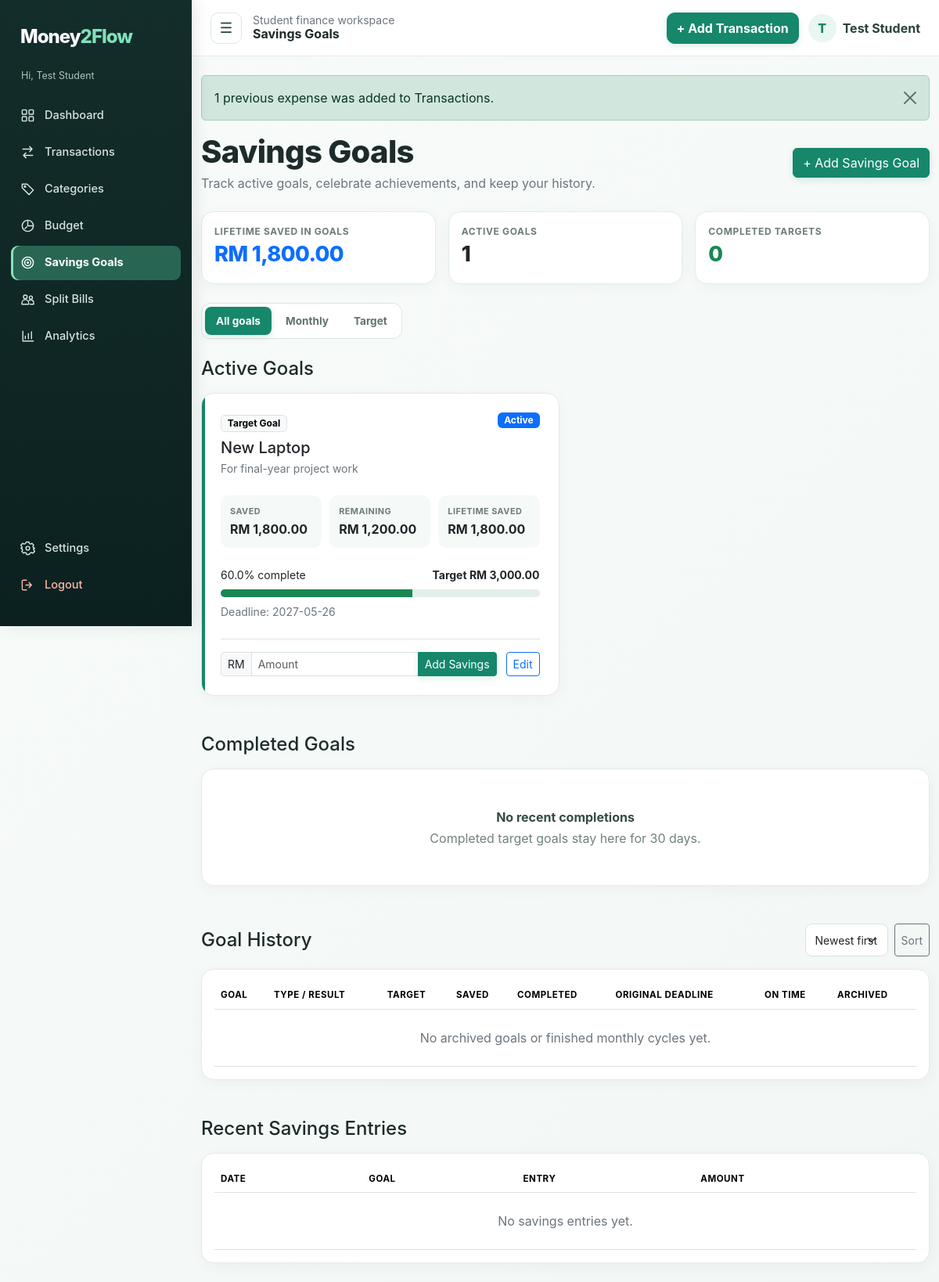
Screenshot of /savings/index.php (signed in) with the database file from the repository.
### tables this page shows
CREATE TABLE savings_goals (id INT UNSIGNED AUTO_INCREMENT PRIMARY KEY,user_id INT UNSIGNED NOT NULL,goal_name VARCHAR(150) NOT NULL,goal_type ENUM('Monthly','Target') NOT NULL DEFAULT 'Target',target_amount DECIMAL(12,2) NOT NULL,current_amount DECIMAL(12,2) NOT NULL DEFAULT 0,target_date DATE NULL,description VARCHAR(500) NULL,status ENUM('Active','Completed','Archived') NOT NULL DEFAULT 'Active',completed_at DATETIME NULL,archived_at DATE NULL,cycle_month CHAR(7) NULL,monthly_cycle_amount DECIMAL(12,2) NOT NULL DEFAULT 0,created_at TIMESTAMP DEFAULT CURRENT_TIMESTAMP,INDEX ix_goals_user_type(user_id,goal_type),INDEX ix_goals_status_archive(status,completed_at),CONSTRAINT fk_goals_user FOREIGN KEY(user_id) REFERENCES users(id) ON DELETE CASCADE,CONSTRAINT chk_goal_target_positive CHECK(target_amount>0),CONSTRAINT chk_goal_current_nonnegative CHECK(current_amount>=0));

### config/database.php (called while the page is built, shortened)
<?php
function db(): PDO {
    static $pdo = null;
    if ($pdo === null) {
        $pdo = new PDO('mysql:host=' . DB_HOST . ';dbname=' . DB_NAME . ';charset=utf8mb4', DB_USER, DB_PASS, [
            PDO::ATTR_ERRMODE => PDO::ERRMODE_EXCEPTION,
            PDO::ATTR_DEFAULT_FETCH_MODE => PDO::FETCH_ASSOC,
            PDO::ATTR_EMULATE_PREPARES => false,
        ]);
    }
    return $pdo;
}

### includes/auth.php (called while the page is built, shortened)
<?php
require_once __DIR__ . '/../config/database.php';
function e(?string $value): string { return htmlspecialchars((string)$value, ENT_QUOTES, 'UTF-8'); }
function currency($number): string { return 'RM ' . number_format((float)$number, 2); }

### savings/index.php (the view, shortened to what this page needs)
<?php
$typeFilter = in_array($_GET['type'] ?? 'All', ['All', 'Monthly', 'Target'], true) ? ($_GET['type'] ?? 'All') : 'All';
$statement = db()->prepare('SELECT * FROM savings_goals WHERE user_id=?' . ($typeFilter === 'All' ? '' : ' AND goal_type=?') . ' ORDER BY status,goal_type,target_date IS NULL,target_date,id DESC');
$statement->execute($typeFilter === 'All' ? [user_id()] : [user_id(), $typeFilter]);
$allGoals = $statement->fetchAll();
$activeGoals = array_values(array_filter($allGoals, fn($goal) => $goal['status'] === 'Active'));
$completedGoals = array_values(array_filter($allGoals, fn($goal) => $goal['status'] === 'Completed'));
$archivedGoals = array_values(array_filter($allGoals, fn($goal) => $goal['status'] === 'Archived'));
$savedStatement = db()->prepare('SELECT COALESCE(SUM(current_amount),0) FROM savings_goals WHERE user_id=?');
$savedStatement->execute([user_id()]);
$savedTotal = (float)$savedStatement->fetchColumn();
$currentMonth = savings_clock()->format('Y-m');
$statement = db()->prepare("SELECT * FROM savings_goal_monthly_history WHERE user_id=? AND cycle_month=? AND result='Achieved' AND closed_at IS NULL ORDER BY completed_at DESC");
$statement->execute([user_id(), $currentMonth]);
$monthlyAchievements = $typeFilter === 'Target' ? [] : $statement->fetchAll();
$historyRows = [];
$sort = ($_GET['sort'] ?? '') === 'oldest' ? 'oldest' : 'recent';
usort($historyRows, fn($a, $b) => $sort === 'oldest' ? strcmp($a['archived'], $b['archived']) : strcmp($b['archived'], $a['archived']));
$statement = db()->prepare('SELECT c.*,g.goal_name FROM savings_goal_contributions c JOIN savings_goals g ON g.id=c.goal_id AND g.user_id=c.user_id WHERE c.user_id=? ORDER BY c.contribution_at DESC,c.contribution_id DESC LIMIT 10');
$statement->execute([user_id()]);
$recentContributions = $statement->fetchAll();
require_once __DIR__ . '/../includes/header.php';
?>
<div class="d-flex flex-wrap justify-content-between align-items-center gap-3 mb-4"><div><h1 class="page-title mb-1">Savings Goals</h1><p class="text-secondary mb-0">Track active goals, celebrate achievements, and keep your history.</p></div><button class="btn btn-primary" data-bs-toggle="collapse" data-bs-target="#savingsForm">+ Add Savings Goal</button></div>
<div class="row g-3 mb-4"><div class="col-md-4"><div class="card p-3 h-100"><div class="metric-label">Lifetime saved in goals</div><div class="metric text-primary"><?= currency($savedTotal) ?></div></div></div><div class="col-md-4"><div class="card p-3 h-100"><div class="metric-label">Active goals</div><div class="metric"><?= count($activeGoals) ?></div></div></div><div class="col-md-4"><div class="card p-3 h-100"><div class="metric-label">Completed targets</div><div class="metric text-success"><?= count($completedGoals) + count($archivedGoals) ?></div></div></div></div>
<div class="period-switch mb-4" aria-label="Savings goal filter"><?php foreach (['All','Monthly','Target'] as $filter): ?><a class="<?= $typeFilter === $filter ? 'active' : '' ?>" href="?type=<?= e($filter) ?>"><?= e($filter === 'All' ? 'All goals' : $filter) ?></a><?php endforeach; ?></div>
<h2 class="h4 mb-3">Active Goals</h2><div class="row g-3 mb-5">
<?php foreach ($activeGoals as $goal): $current = (float)($goal['goal_type'] === 'Monthly' ? $goal['monthly_cycle_amount'] : $goal['current_amount']); $targetValue = (float)$goal['target_amount']; $percent = min(100, $targetValue > 0 ? $current / $targetValue * 100 : 0); $reached = $goal['goal_type'] === 'Monthly' && $current >= $targetValue; ?>
<div class="col-xl-6"><article class="card p-4 h-100 savings-card savings-<?= $reached ? 'success' : 'primary' ?>"><div class="d-flex justify-content-between gap-2"><div><span class="badge text-bg-light border mb-2"><?= e($goal['goal_type']) ?> Goal</span><h3 class="h5 mb-1"><?= e($goal['goal_name']) ?></h3><p class="small text-secondary mb-0"><?= e($goal['description'] ?: 'No description added.') ?></p></div><span class="badge text-bg-<?= $reached ? 'success' : 'primary' ?> align-self-start"><?= $reached ? 'This month achieved' : 'Active' ?></span></div><div class="savings-figures my-4"><div><span><?= $goal['goal_type'] === 'Monthly' ? 'Saved this month' : 'Saved' ?></span><strong><?= currency($current) ?></strong></div><div><span>Remaining</span><strong><?= currency(max(0, $targetValue - $current)) ?></strong></div><div><span>Lifetime saved</span><strong><?= currency($goal['current_amount']) ?></strong></div></div><div class="d-flex justify-content-between small mb-2"><span><?= number_format($targetValue > 0 ? $current / $targetValue * 100 : 0, 1) ?>% complete</span><strong>Target <?= currency($targetValue) ?></strong></div><div class="progress"><div class="progress-bar bg-success" style="width:<?= $percent ?>%"></div></div><div class="small text-secondary mt-2"><?= $goal['goal_type'] === 'Target' ? 'Deadline: ' . e($goal['target_date'] ?: 'none') : 'Progress resets each month; lifetime savings stay recorded.' ?></div><div class="savings-actions mt-4 pt-3 border-top"><form method="post" class="d-flex gap-2 flex-grow-1"><input type="hidden" name="csrf" value="<?= e(csrf()) ?>"><input type="hidden" name="action" value="deposit"><input type="hidden" name="id" value="<?= (int)$goal['id'] ?>"><div class="input-group input-group-sm"><span class="input-group-text">RM</span><input class="form-control" name="contribution" type="number" min="0.01" max="9999999999.99" step="0.01" required aria-label="Amount to add" placeholder="Amount"><button class="btn btn-primary">Add Savings</button></div></form><div class="text-nowrap"><a class="btn btn-sm btn-outline-primary" href="?edit=<?= (int)$goal['id'] ?>#savingsForm">Edit</a><?php if (savings_cents($goal['current_amount']) === 0): ?> <form method="post" class="d-inline"><input type="hidden" name="csrf" value="<?= e(csrf()) ?>"><input type="hidden" name="action" value="delete"><input type="hidden" name="id" value="<?= (int)$goal['id'] ?>"><button class="btn btn-sm btn-outline-danger" data-confirm="Delete this empty goal?">Delete</button></form><?php endif; ?></div></div></article></div>
<?php endforeach; ?><?php if (!$activeGoals): ?><div class="col-12"><div class="card empty-state"><strong>No active goals</strong><span>Add a new goal to start saving.</span></div></div><?php endif; ?></div>
<h2 class="h4 mb-3">Completed Goals</h2><div class="row g-3 mb-5">
<?php if (!$completedGoals && !$monthlyAchievements): ?><div class="col-12"><div class="card empty-state"><strong>No recent completions</strong><span>Completed target goals stay here for 30 days.</span></div></div><?php endif; ?></div>
<div class="d-flex flex-wrap justify-content-between align-items-center gap-2 mb-3" id="goalHistory"><h2 class="h4 mb-0">Goal History</h2><form class="d-flex gap-2"><select id="history_sort" class="form-select form-select-sm" name="sort"><option value="recent" <?= $sort === 'recent' ? 'selected' : '' ?>>Newest first</option></select><button class="btn btn-sm btn-outline-secondary">Sort</button></form></div>
<div class="card p-3 mb-5 table-responsive"><table class="table align-middle mb-0"><thead><tr><th>Goal</th><th>Type / result</th><th>Target</th><th>Saved</th><th>Completed</th><th>Original deadline</th><th>On time</th><th>Archived</th></tr></thead><tbody><?php if (!$historyRows): ?><tr><td colspan="8" class="text-center text-secondary py-4">No archived goals or finished monthly cycles yet.</td></tr><?php endif; ?></tbody></table></div>
<h2 class="h4 mb-3">Recent Savings Entries</h2><div class="card p-3 table-responsive"><table class="table align-middle mb-0"><thead><tr><th>Date</th><th>Goal</th><th>Entry</th><th>Amount</th></tr></thead><tbody><?php if (!$recentContributions): ?><tr><td colspan="4" class="text-center text-secondary py-4">No savings entries yet.</td></tr><?php endif; ?></tbody></table></div>
<?php require_once __DIR__ . '/../includes/footer.php'; ?>

### assets/css/style.css (style rules this page uses)
:root { --green:#16876b;--green-light:#e8f7f0;--dark:#132d2b;--soft:#f5f8f7 }
body { background:linear-gradient(135deg,#f8fbfa 0%,#f2f7f5 100%);color:#1d2b2a;font-family:Inter,system-ui,-apple-system,sans-serif }
.card { border:1px solid #e3ece8;border-radius:16px;box-shadow:0 4px 18px #16352b0b;background:#fff }
.metric { font-size:1.7rem;font-weight:800;letter-spacing:-.6px }
.metric-label { color:#6c7c79;font-size:.75rem;font-weight:700;text-transform:uppercase;letter-spacing:.65px }
.btn-primary { background:var(--green);border-color:var(--green);box-shadow:0 3px 8px #16876b25 }
.table>thead { color:#657673;font-size:.72rem;text-transform:uppercase;letter-spacing:.55px }
.table>tbody>tr { transition:background .15s }
.progress { height:10px;border-radius:10px;background:#e4eeea }
.form-control,.form-select { border-radius:9px;padding:.6rem .75rem;border-color:#d7e3df }
.page-title { font-weight:800;letter-spacing:-.7px }
.period-switch { display:inline-flex;gap:4px;padding:4px;border:1px solid #dce7e3;border-radius:12px;background:#fff }
.period-switch a { padding:8px 14px;border-radius:8px;color:#60736d;text-decoration:none;font-size:.85rem;font-weight:700 }
.period-switch a.active { background:var(--green);color:#fff;box-shadow:0 3px 8px #16876b28 }
.empty-state { min-height:150px;display:flex;flex-direction:column;align-items:center;justify-content:center;text-align:center;color:#71827d;padding:20px }
.empty-state strong { color:#344b46;margin-bottom:3px }
.savings-card { position:relative;overflow:hidden }
.savings-card::before { content:"";position:absolute;inset:0 auto 0 0;width:4px }
.savings-primary::before { background:var(--green) }
.savings-figures { display:grid;grid-template-columns:repeat(3,minmax(0,1fr));gap:10px }
.savings-figures>div { padding:12px;border-radius:11px;background:#f5f9f7 }
.savings-figures span { display:block;color:#6c7c79;font-size:.68rem;font-weight:750;text-transform:uppercase;letter-spacing:.45px;margin-bottom:3px }
.savings-figures strong { display:block;font-size:1rem }
.savings-actions { display:flex;align-items:center;gap:12px }
.savings-actions>form { max-width:360px }
#goalHistory { scroll-margin-top:90px }

### rows the page displays
savings_goals: status "1", count($completedGoals) + count($archivedGoals) "0", goal_type "Target", goal_name "New Laptop", description "For final-year project work", shows "Active", shows "SAVED", currency($current) "RM 1,800.00", currency(max(0, $targetValue - $current)) "RM 1,200.00", current_amount "RM 1,800.00", $targetValue > 0 ? $current / $targetValue * 100 : 0 "60.0", target_amount "RM 3,000.00", target_date "2027-05-26"

### other values shown
$_SESSION['user_name'] "Test Student"
$label "Dashboard"
$label "Transactions"
$label "Categories"
$label "Budget"
$label "Savings Goals"
$label "Split Bills"
$label "Analytics"
$page_title "Savings Goals"
substr($_SESSION['user_name'] ?? 'S', 0, 1) "T"
$message "1 previous expense was added to Transactions."
currency($savedTotal) "RM 1,800.00"
$filter === 'All' ? 'All goals' : $filter "All goals"
$filter === 'All' ? 'All goals' : $filter "Monthly"
$filter === 'All' ? 'All goals' : $filter "Target"
